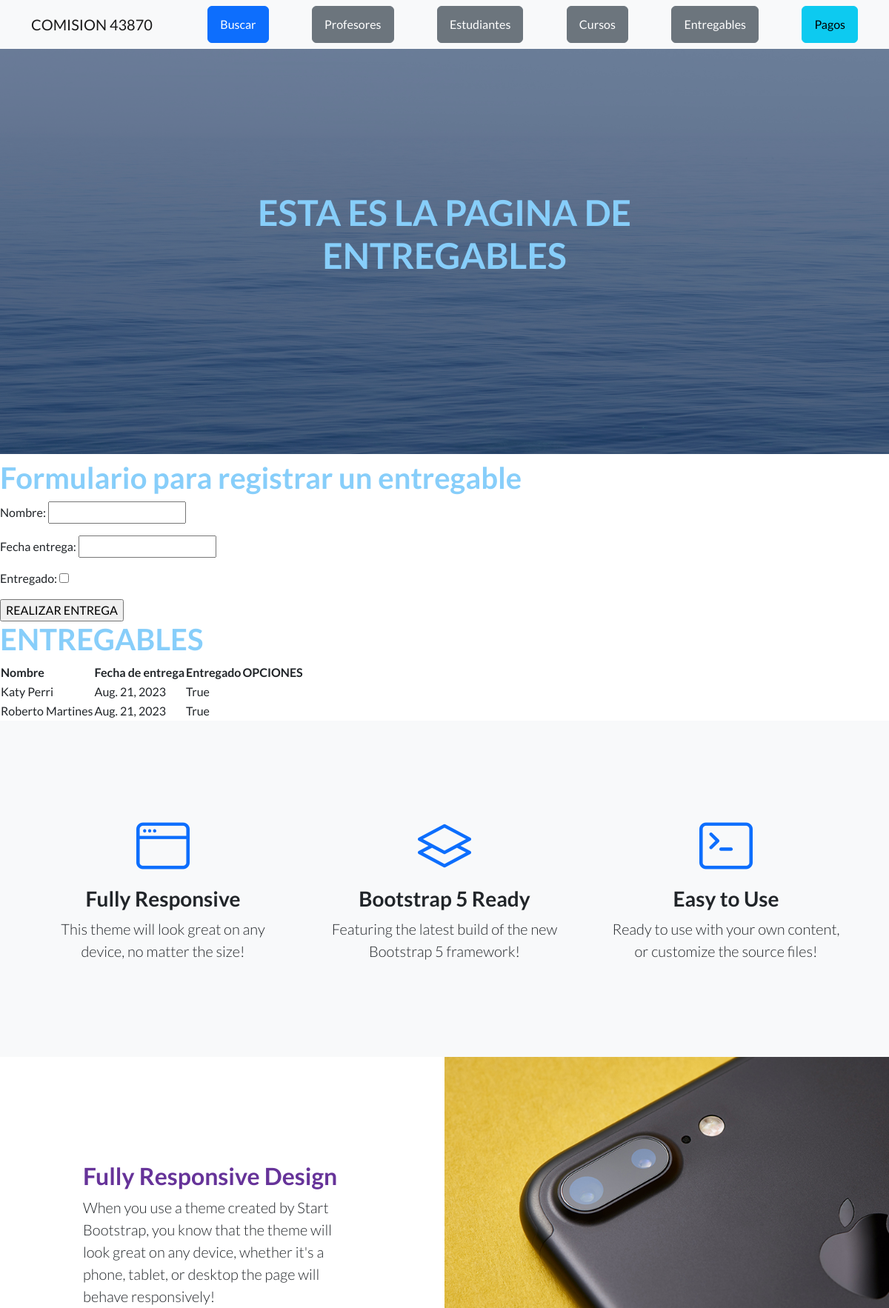
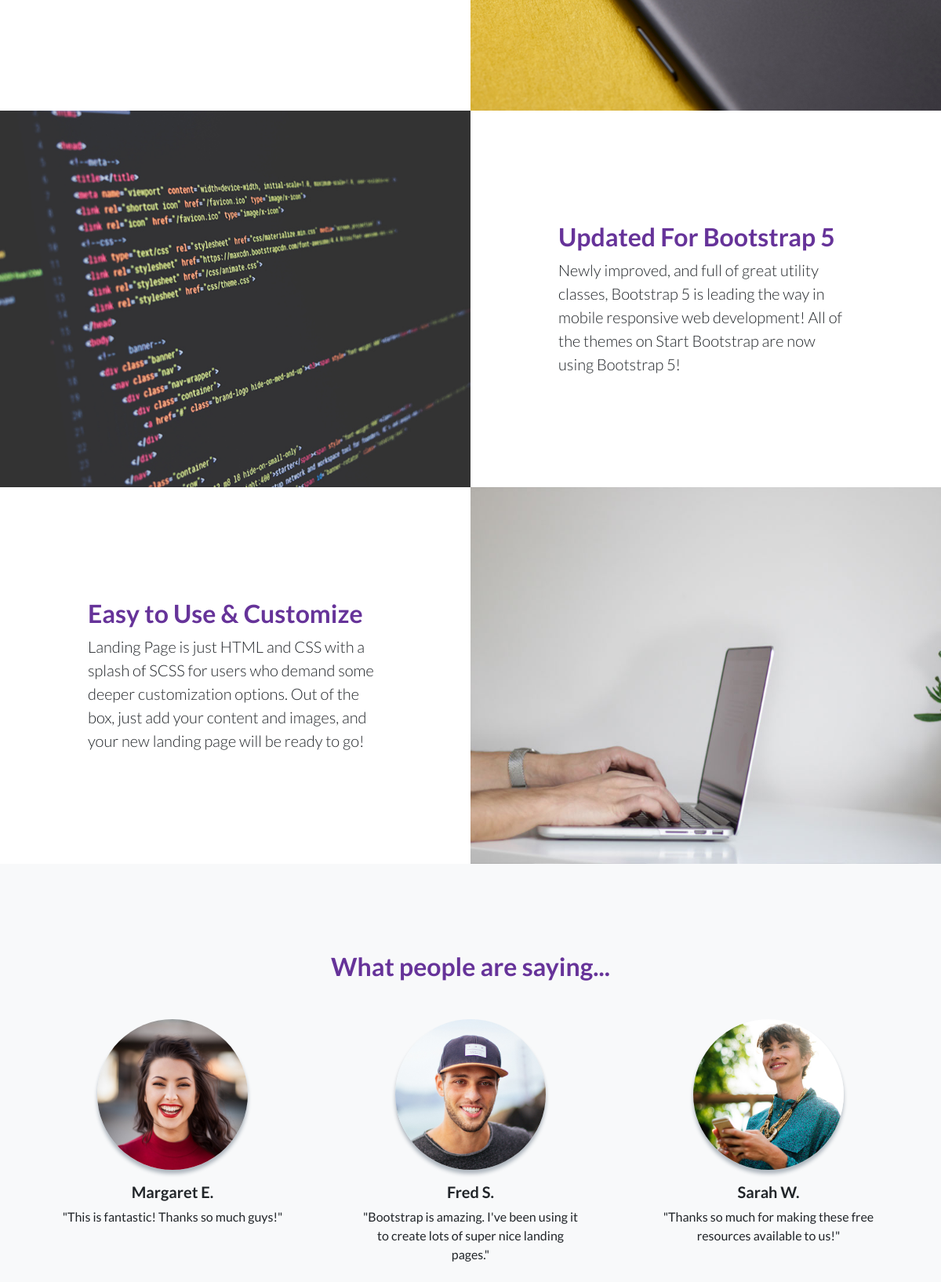
Screenshot of /AppCoder/entregables/ (upper part) with the database file from the repository (2 pictures, top to bottom).
### AppCoder/models.py (models this page shows, shortened)
class Entregable(models.Model):
    nombre=models.CharField(max_length=50)
    fecha_entrega=models.DateField()
    entregado=models.BooleanField()

### AppCoder/views.py (the view)
# urls.py: path('entregables/', entregables, name="entregables"),
def entregables(request):
    if request.method == 'POST':
        form = EntregableForm(request.POST)
        if form.is_valid():
            info=form.cleaned_data
            nombre=info["nombre"]
            fecha_entrega=info["fecha_entrega"]
            entregado=info["entregado"]
            entregable=Entregable(nombre=nombre,fecha_entrega=fecha_entrega,entregado=entregado)
            entregable.save()
            mensaje="Entregable realizado"
        else:
            mensaje="Datos invalidos"
        formulario_entregable=EntregableForm()
        return render(request, "AppCoder/entregables.html", {"mensaje":mensaje, "formulario": formulario_entregable})
    else:
        formulario_entregable=EntregableForm()
        entregables=Entregable.objects.all()
    return render(request, "AppCoder/entregables.html", {"formulario": formulario_entregable, "entregables":entregables})

### AppCoder/forms.py
class EntregableForm(forms.Form):
    nombre=forms.CharField(max_length=50)
    fecha_entrega=forms.DateField()
    entregado=forms.BooleanField()

### AppCoder/templates/AppCoder/entregables.html (shortened to what this page needs)
{% extends "AppCoder/padre.html" %}
{% load static %}
{% block titulo %} ESTA ES LA PAGINA DE ENTREGABLES {% endblock %}
{% block contenido_que_cambia %}
<h1> Formulario para registrar un entregable </h1>
<form action="{% url 'entregables' %}" method = "post"> {% csrf_token %}
   {{ formulario.as_p }}
    <input type="submit" value="REALIZAR ENTREGA">
</form>
<h1> ENTREGABLES </h1>
<table>
    <thead>
        <tr>
            <th>Nombre</th>
            <th>Fecha de entrega</th>
            <th>Entregado</th>
            <th>OPCIONES</th>
        </tr>
    </thead>
    <tbody>
        {% for entregable in entregables %}
        <tr>
            <td>
                {{ entregable.nombre }}
            </td>
            <td>
                {{ entregable.fecha_entrega }}
            </td>
            <td>
                {{ entregable.entregado }}
            </td>
        </tr>
        {% endfor %}
    </tbody>
</table>
{% endblock %}

### AppCoder/templates/AppCoder/entregables.html (style rules this page uses)
h1 { color: lightskyblue }

### rows the page displays
Entregable: nombre "Katy Perri", fecha_entrega "Aug. 21, 2023", entregado "True"
Entregable: nombre "Roberto Martines", fecha_entrega "Aug. 21, 2023", entregado "True"
